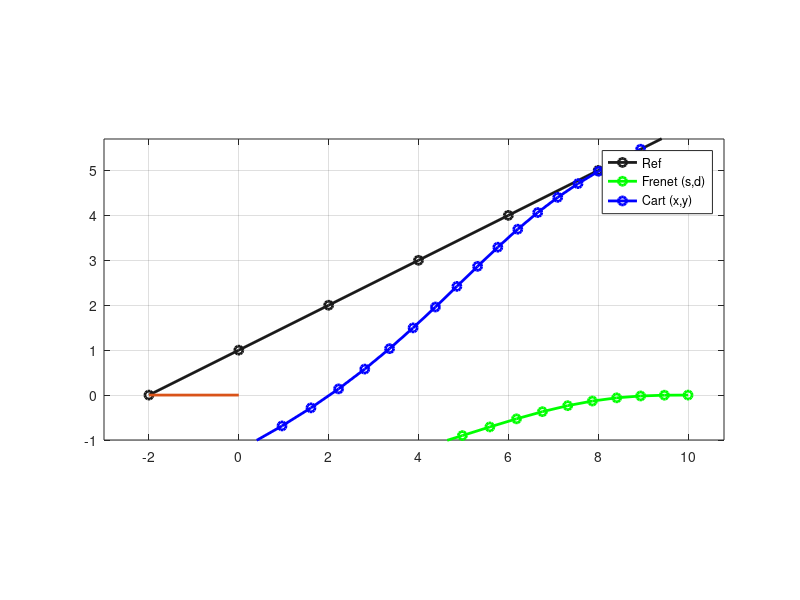

The MATLAB source for this figure:
close all
clear all
clc
set(0, 'DefaultLineLineWidth', 2);

nBahnPunkte = 20;

x = zeros(1,nBahnPunkte);
y = zeros(1,nBahnPunkte);

xRef = zeros(1,nBahnPunkte);
yRef = zeros(1,nBahnPunkte);
psiRef = zeros(1,nBahnPunkte);
kappaRef = zeros(1,nBahnPunkte);
lCumRef = zeros(1,nBahnPunkte);

deltaX = zeros(1,nBahnPunkte);
deltaY = zeros(1,nBahnPunkte);

%% Generate reference path
dx = 2;
dy = 1;
m = 0.5;

xRef(1) = -2;
yRef(1) = dy;
for i = 2:nBahnPunkte
    xRef(i) = xRef(i-1) + dx;
    yRef(i-1) = m*xRef(i-1) + dy; 
end
yRef(end) = m*xRef(end) + dy;

for i = 1:nBahnPunkte
    iPrev = i - 1;
    if (iPrev < 1)
        iPrev = 0;
    end
    iNext = i + 1;
    if (iNext > nBahnPunkte)
        iNext = nBahnPunkte;
    end
    deltaX(i) = xRef(iNext) - xRef(i);
    deltaY(i) = yRef(iNext) - yRef(i);
    psi = atan2(deltaY(i), deltaX(i));
    psiRef(i) = psi;
    
    % Todo use wiki formula
    kappaRef = zeros(1,nBahnPunkte);
end
psiRef(end) = psiRef(end-1);
%psiRef(1) = 0;

lCum = sqrt(deltaX(1)^2 + deltaY(1)^2);
nSign = (xRef(1) >= 0) - (xRef(1) < 0);
lCumRef(1) = lCum*nSign;
for i = 2:nBahnPunkte
    lCum = sqrt(deltaX(i)^2 + deltaY(i)^2);
    nSign = (xRef(i) >= 0) - (xRef(i) < 0);
    lCumRef(i) = lCumRef(i-1) + lCum*nSign;
end

figure
hr = plot(xRef, yRef, 'Color', [0.1, 0.1, 0.1], 'Marker', 'o', 'DisplayName', 'Ref');
grid on;
hold on;

% Plot line from origin orthogonal to to reference path (intersection)
L1 = [xRef; yRef];
L2 = [-xRef; -1/m*(-xRef)];
P = intersect(L1, L2);
xMin = P(1);
yMin = P(2);
%plot([0, xRef(1), 0, xRef(2), 0, xRef(3)], [0, yRef(1), 0, yRef(2), 0, yRef(3)]);
plot([0, xMin], [0, yMin]);

shrink = .3;
axis([min(xRef)-1, max(xRef)*shrink, min(yRef)-1, max(yRef)*shrink]);
axis equal;

% end time
T = 1; % seconds

%% s coordinate
xx = abs(xMin-xRef(1));
yy = abs(yMin-yRef(1));
quiver(xRef(1), yRef(1), xx, yy);
s0 =  lCumRef(1) + sqrt(xx^2 + yy^2);
%s0 = 0;
ds0 = 15;
dds0 = 0;

sT = 10;
dsT = 10;
ddsT = 0;

% s coefficents
cs0 = s0;
cs1 = ds0;
cs2 = dds0/2;

M1 = [1, T, T*T; 
      0, 1, 2*T; 
      0, 0, 2  ];
  
M2 = [  T^3,    T^4,   T^5;
      3*T^2,  4*T^3, 5*T^4;
        6*T, 12*T^2, 20*T^3];

cs = M2\([sT; dsT; ddsT] - M1 * [cs0; cs1; cs2]);
cs3 = cs(1);
cs4 = cs(2);
cs5 = cs(3);

t = linspace(0,T,20);
s = cs0 + cs1.*t + cs2.*t.^2 + cs3.*t.^3 + cs4.*t.^4 + cs5.*t.^5;

%% d coordinate
d0 = -sqrt(xMin.^2 + yMin.^2);%-dy;
dd0 = 0;
ddd0 = 0;

dT = 0;
ddT = 0;
dddT = 0;

% d coefficients
cd0 = d0;
cd1 = dd0;
cd2 = ddd0/2;

cd = M2\([dT; ddT; dddT] - M1 * [cd0; cd1; cd2]);
cd3 = cd(1);
cd4 = cd(2);
cd5 = cd(3);


d = cd0 + cd1.*t + cd2.*t.^2 + cd3.*t.^3 + cd4.*t.^4 + cd5.*t.^5;


hf = plot(s,d, 'Color', 'g', 'Marker', 'o', 'DisplayName', 'Frenet (s,d)');


%% Transform Frenet (s,d) to Cartesian (local) vehicle frame (x,y)

for i = 1:nBahnPunkte
    ps = s(i);
    pd = d(i);
    
    idx = 1;
    
    while(ps > lCumRef(idx) && (idx < nBahnPunkte - 1))
        idx = idx + 1;
    end
    
    idxNext = idx + 1;
    
    ds = ps - lCumRef(idx);
    
    psi = psiRef(idx);
    
    segX = xRef(idx) + ds * cos(psi);
    segY = yRef(idx) + ds * sin(psi);
    
    
    
    x(i) = segX - pd * sin(psi);
    y(i) = segY + pd * cos(psi);
end


hc = plot(x, y, 'Color', 'b', 'Marker', 'o', 'DisplayName', 'Cart (x,y)');

legend([hr, hf, hc], 'Location', 'best');